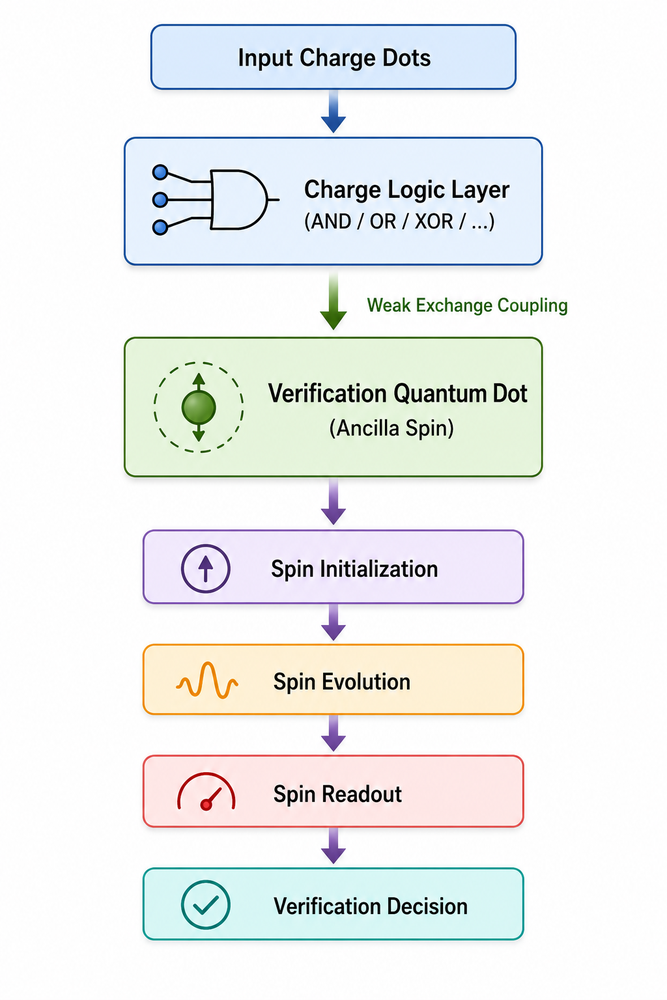
#> input picture codes+only SSVL/charts/1.png, 667 x 1000 px, shrunk from 1024 x 1536 before the run
$ python run_simulation.py --image '../codes+only SSVL/charts/1.png'
#> lines starting #> are read from the running program, lines starting #| are printed output that depends on the picture; after the words box and inside, x2 and y2 are one past the last pixel; in counts of white or black regions, pixels touching at a corner belong together
### codes+SSVL+IMAGE+proccessing/ssvl_image_processor.py

from dataclasses import dataclass
from pathlib import Path
import numpy as np
from PIL import Image
from scipy.ndimage import gaussian_filter
from skimage.metrics import structural_similarity
from scipy.stats import rankdata


class ImageDataset:
    # [11 lines left out: function phantom, not called in this run]

    @staticmethod
    def edges(image, threshold=None):
        return EdgeDetectionKernel.detect(image, threshold=threshold)

    @classmethod
    def load(cls, path=None, size=256, threshold=None):
        if path is None:
            image=cls.phantom(size)
        else:
            image=np.asarray(Image.open(path).convert('L'), dtype=np.float64)/255.0
            if image.shape[0] < 3 or image.shape[1] < 3: raise ValueError("image dimensions must be >= 3")
        truth=cls.edges(image, threshold)
        return image, truth


class EdgeDetectionKernel:
    @staticmethod
    def detect(image, threshold=None):
        a=np.asarray(image,dtype=float)
        gx=np.zeros_like(a); gy=np.zeros_like(a)
        gx[:,1:]=np.abs(a[:,1:]-a[:,:-1])
        gy[1:,:]=np.abs(a[1:,:]-a[:-1,:])
        if threshold is None:
            positive=np.r_[gx[gx>0],gy[gy>0]]
            t=max(0.06,float(np.quantile(positive,.65)) if positive.size else .06)
        else: t=float(threshold)
        ex=gx>=t; ey=gy>=t
        return np.logical_or(np.logical_xor(ex,ey), np.logical_and(ex,ey))


@dataclass
class QuantumDotSimulator:
    jitter: float = 0.10
    parameter_variance: float = 0.04
    bit_flip: float = 0.015

    def process(self, clean_edges, rng):
        """Stochastic charge readout: local threshold variation, missed/extra transitions."""
        truth=np.asarray(clean_edges,dtype=bool)
        h,w=truth.shape
        field=gaussian_filter(rng.normal(0,self.parameter_variance,(h,w)),sigma=2)
        p_fp=np.clip(self.bit_flip + self.jitter*.16 + np.maximum(field,0)*.2,0,.45)
        p_fn=np.clip(self.bit_flip + self.jitter*.55 + np.maximum(-field,0)*.2,0,.60)
        u=rng.random((h,w))
        return np.where(truth, u>=p_fn, u<p_fp), np.where(truth,1-p_fn,p_fp)


class SSVLVerifier:
    """Phenomenological auxiliary-spin verification and consensus error mitigation."""
    @staticmethod
    def fidelity(delta_t_over_t, rng, noise=0.015):
        d=np.asarray(delta_t_over_t,dtype=float)
        return np.clip(1.0-0.33*d*d+rng.normal(0,noise,size=d.shape),0,1)

    def verify(self, charge, confidence, rng, delta_t_over_t=.15, noise=.015):
        charge=np.asarray(charge,dtype=bool)
        delta=np.clip(rng.normal(delta_t_over_t,.045,charge.shape),0,1.5)
        fs=self.fidelity(delta,rng,noise)
        local=np.quantile(fs,.28)
        spin_vote=fs >= local
        support=gaussian_filter(spin_vote.astype(float),sigma=1.0)
        score=.58*np.asarray(confidence)+.42*support
        threshold=np.clip(.50 + .10*(1-fs),.48,.62)
        mitigated=(charge & (score>=threshold)) | ((~charge)&(support>.68)&(score>threshold+.08))
        return mitigated, np.clip(.55*confidence+.45*fs,0,1), fs


class MetricsEvaluator:
    @staticmethod
    def evaluate(truth, pred, score=None):
        t=np.asarray(truth,dtype=bool); p=np.asarray(pred,dtype=bool)
        tp=np.count_nonzero(t&p); tn=np.count_nonzero(~t&~p)
        fp=np.count_nonzero(~t&p); fn=np.count_nonzero(t&~p)
        fpr=fp/max(fp+tn,1); fnr=fn/max(fn+tp,1)
        mse=float(np.mean((t.astype(float)-p.astype(float))**2))
        psnr=float('inf') if mse==0 else float(10*np.log10(1/mse))
        ssim=float(structural_similarity(t.astype(float),p.astype(float),data_range=1.0))
        if score is None: score=p.astype(float)
        try:
            flat=t.ravel(); values=np.asarray(score).ravel(); npos=int(flat.sum()); nneg=len(flat)-npos
            auc=float((rankdata(values)[flat].sum()-npos*(npos+1)/2)/(npos*nneg)) if npos and nneg else float('nan')
        except Exception: auc=float('nan')
        return {'PSNR_dB':psnr,'SSIM':ssim,'FPR':float(fpr),'FNR':float(fnr),'AUC':auc,
                'TP':int(tp),'TN':int(tn),'FP':int(fp),'FN':int(fn)}

### codes+SSVL+IMAGE+proccessing/run_simulation.py
#!/usr/bin/env python3
import argparse, json, csv
from pathlib import Path
import numpy as np
import matplotlib.pyplot as plt
from ssvl_image_processor import ImageDataset, EdgeDetectionKernel, QuantumDotSimulator, SSVLVerifier, MetricsEvaluator


def main():
    ap=argparse.ArgumentParser(description=__doc__)
    ap.add_argument('--image', help='optional input image; omitted means geometric phantom')
    ap.add_argument('--size',type=int,default=256,help='phantom width/height (default: 256)')
    ap.add_argument('--output',default='results',help='output directory (default: results)')
    ap.add_argument('--seed',type=int,default=7)
    ap.add_argument('--jitter',type=float,default=.10,help='charge trajectory jitter (0..1)')
    ap.add_argument('--parameter-variance',type=float,default=.04)
    ap.add_argument('--bit-flip',type=float,default=.015)
    ap.add_argument('--delta-t-over-t',type=float,default=.15,help='nominal normalized trajectory deviation')
    ap.add_argument('--spin-noise',type=float,default=.015)
    ap.add_argument('--edge-threshold',type=float,default=None,help='absolute grayscale gradient threshold')
    args=ap.parse_args()
    if not 0<=args.jitter<=1 or not 0<=args.bit_flip<=1 or args.parameter_variance<0:
        ap.error('jitter and bit-flip must be in [0,1]; parameter-variance must be nonnegative')
    rng=np.random.default_rng(args.seed)
    image,truth=ImageDataset.load(args.image,args.size,args.edge_threshold)
#> in detect, `gy[1:,:]=np.abs(a[1:,:]-a[:-1,:])`:
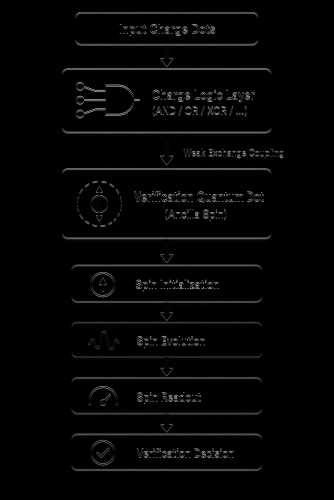
#> gy: shape (1000, 667) float64 (shown at 1/2 size); min 0, max 0.851, mean 0.0212
#> in detect, `t=max(0.06,float(np.quantile(positive,.65)) if positive.size else .06)`: t = 0.06
#> in detect, `ex = gx >= t`:
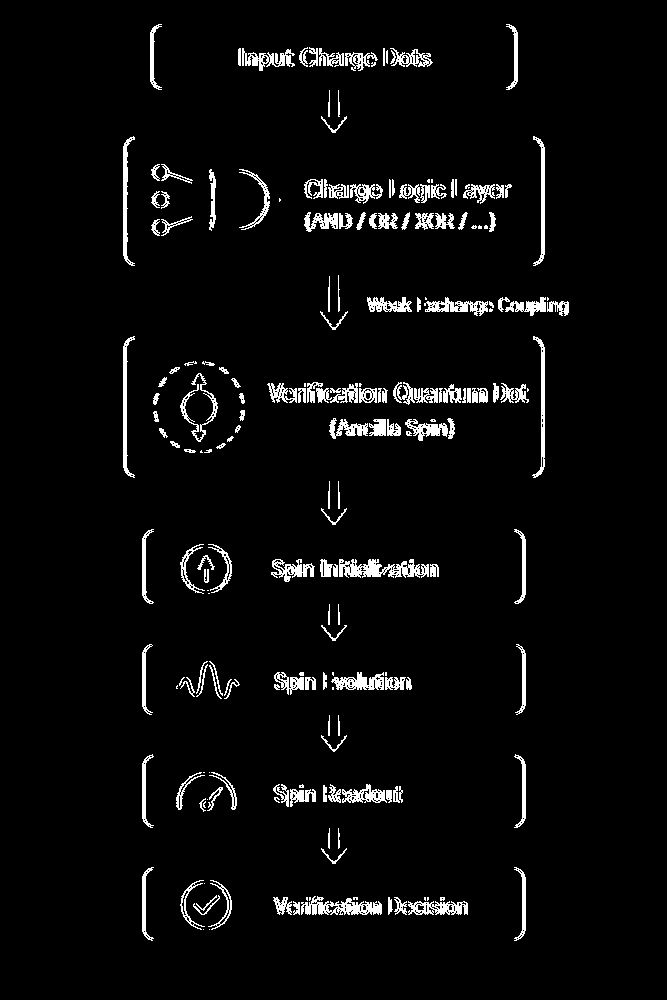
#> ex: shape (1000, 667) bool; 4.1% white; 207 white regions (40 under 20 px), largest, box (x1, y1, x2, y2) and area: (339, 559, 429, 578) 997, (301, 896, 382, 915) 839, (123, 336, 135, 478) 581
    clean=EdgeDetectionKernel.detect(image,args.edge_threshold)

    classical=clean.astype(float)
#> classical: shape (1000, 667) float64; values 0 (black) and 1 (white), 8.1% white; 73 white regions (2 under 20 px), largest, box (x1, y1, x2, y2) and area: (123, 136, 545, 267) 4546, (123, 336, 545, 479) 4516, (142, 529, 526, 642) 3722
    qd,qscore=QuantumDotSimulator(args.jitter,args.parameter_variance,args.bit_flip).process(clean,rng)
#> qd: shape (1000, 667) bool; 10.4% white in thin lines or dots
    mitigated,sscore,fs=SSVLVerifier().verify(qd,qscore,rng,args.delta_t_over_t,args.spin_noise)
#> in verify, `fs=self.fidelity(delta,rng,noise)`:
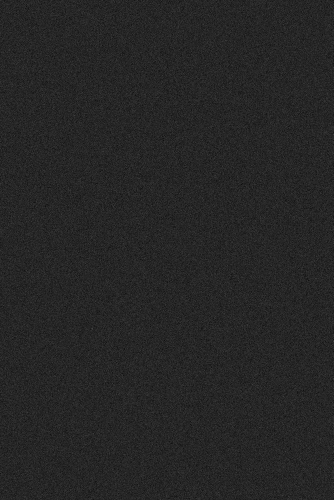
#> delta: shape (1000, 667) float64 (shown at 1/2 size); min 0, max 0.358, mean 0.15
#> in verify, `score=.58*np.asarray(confidence)+.42*support`:
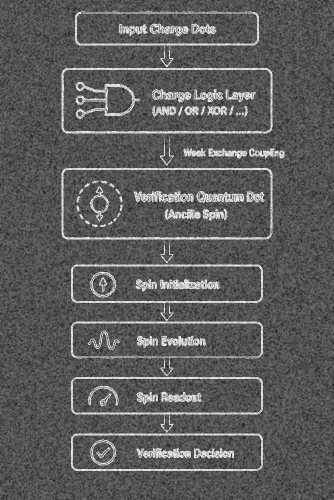
#> score: shape (1000, 667) float64 (shown at 1/2 size); min 0.0734, max 0.958, mean 0.363
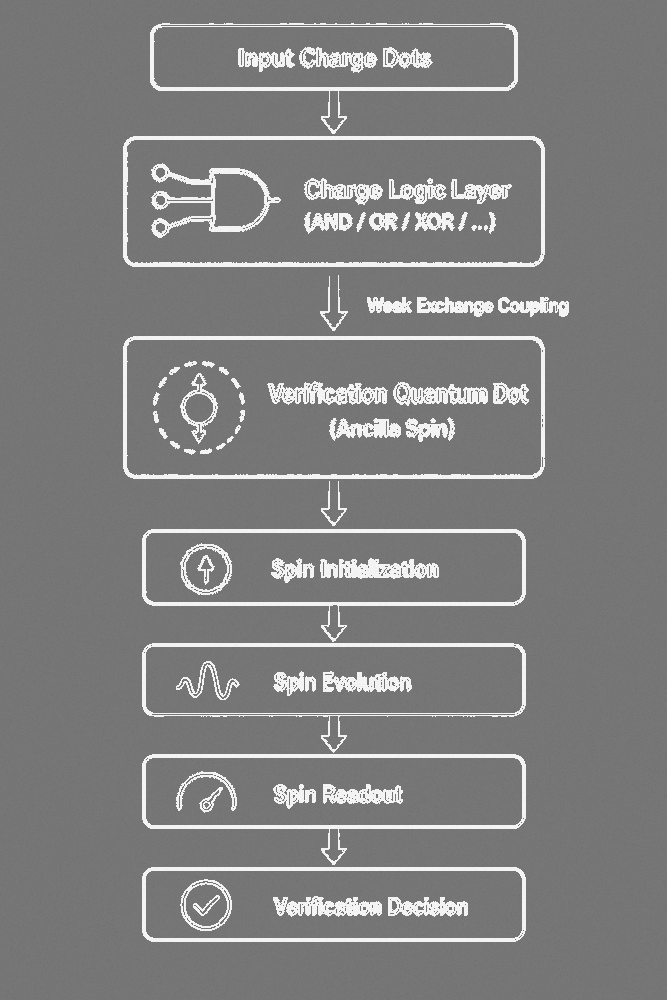
#> sscore: shape (1000, 667) float64; min 0.43, max 0.962, mean 0.502
    methods={'Classical CMOS':(clean,classical),'Charge-Only Quantum Dot':(qd,qscore),'SSVL-Enhanced Quantum Dot':(mitigated,sscore)}
    results={name:MetricsEvaluator.evaluate(truth,pred,score) for name,(pred,score) in methods.items()}
#> in evaluate, `tp = np.count_nonzero(t & p)`: tp = 54022
#> in evaluate, `tn = np.count_nonzero(~t & ~p)`: tn = 612978
#> in evaluate, `fp = np.count_nonzero(~t & p)`: fp = 0
#> in evaluate, `psnr=float('inf') if mse==0 else float(10*np.log10(1/mse))`: psnr = inf
#> in evaluate, `ssim=float(structural_similarity(t.astype(float),p.astype(float),data_..`: ssim = 1
#> in evaluate, `npos = int(flat.sum())`: npos = 54022
#> in evaluate, `nneg = len(flat) - npos`: nneg = 612978
#> in evaluate, `auc=float((rankdata(values)[flat].sum()-npos*(npos+1)/2)/(npos*nneg)) ..`: auc = 1
#> results = 3 items
    out=Path(args.output); out.mkdir(parents=True,exist_ok=True)
    with open(out/'metrics.json','w',encoding='utf-8') as f: json.dump(results,f,indent=2,ensure_ascii=False,allow_nan=True)
    with open(out/'metrics.csv','w',newline='',encoding='utf-8') as f:
        writer=csv.DictWriter(f,fieldnames=['method']+list(next(iter(results.values())).keys())); writer.writeheader()
        for name,row in results.items(): writer.writerow({'method':name,**row})
#> this loop made 3 passes
#> name on passes 1 to 3: 'Classical CMOS', 'Charge-Only Quantum Dot', 'SSVL-Enhanced Quantum Dot'
    fig,axes=plt.subplots(1,4,figsize=(14,4))
    axes[0].imshow(image,cmap='gray',vmin=0,vmax=1); axes[0].set_title('Input')
    axes[1].imshow(truth,cmap='gray'); axes[1].set_title('Reference edges')
    for ax,(name,(pred,_)) in zip(axes[2:],list(methods.items())[1:]):
        ax.imshow(pred,cmap='gray'); ax.set_title(name.replace(' ','\n'))
#> this loop made 2 passes
    for ax in axes: ax.axis('off')
    fig.tight_layout(); fig.savefig(out/'comparison.png',dpi=160); plt.close(fig)
    # Fidelity summary for inspecting the auxiliary-spin model.
    with open(out/'ssvl_summary.json','w',encoding='utf-8') as f:
        json.dump({'mean_spin_fidelity':float(np.mean(fs)),'delta_t_over_t_nominal':args.delta_t_over_t,
                   'formula':'F_S = clip(1 - 0.33*(deltaT/T)^2 + Gaussian noise, 0, 1)',
                   'seed':args.seed},f,indent=2)
    print(json.dumps(results,indent=2,allow_nan=True)); print('Saved results to',out.resolve())
#> (printed output is left out)
if __name__=='__main__': main()

$ run again, on codes+only SSVL/charts/3.png
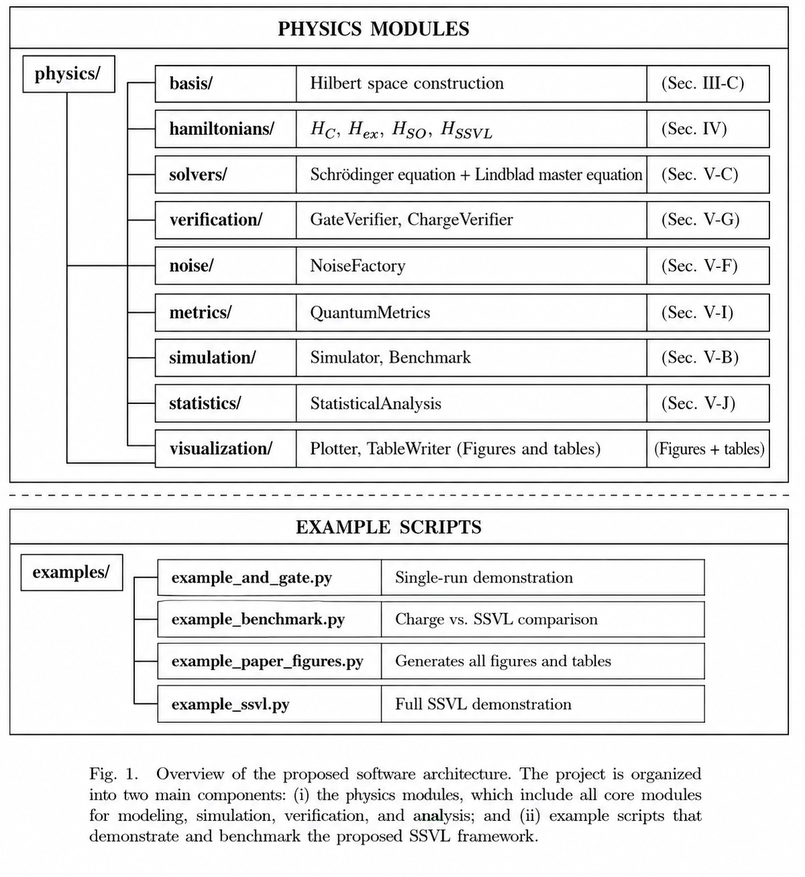
#> input picture codes+only SSVL/charts/3.png, 805 x 877 px, shrunk from 1201 x 1309 before the run
#> t = 0.06
#> in detect, `ex = gx >= t`:
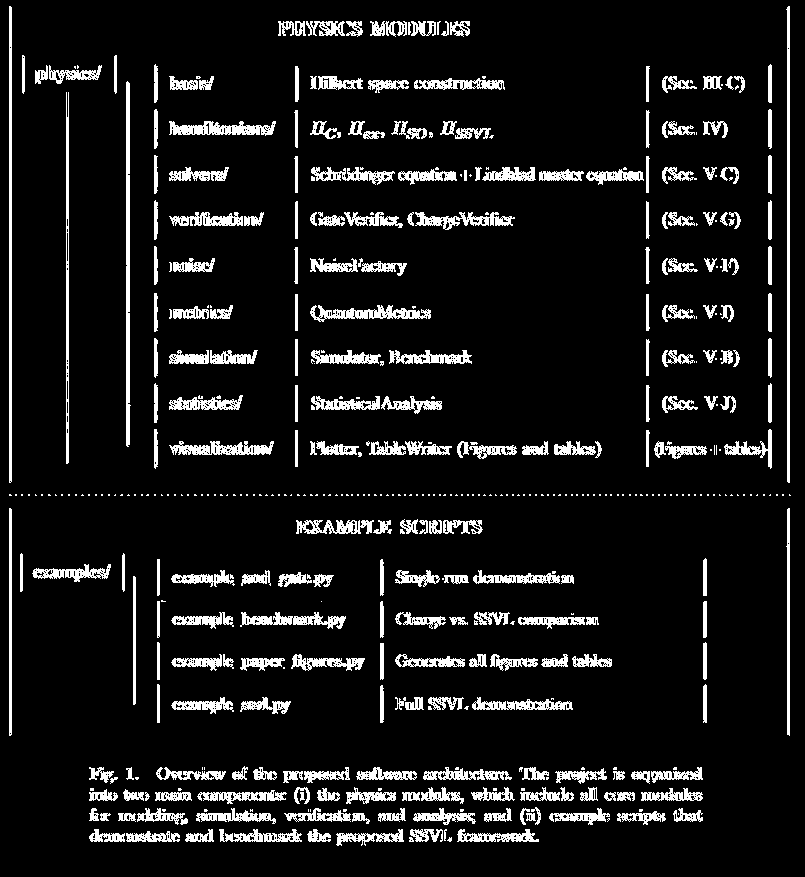
#> ex: shape (877, 805) bool; 9.4% white; 480 white regions (225 under 20 px), largest, box (x1, y1, x2, y2) and area: (126, 81, 131, 447) 1450, (786, 6, 790, 483) 1429, (9, 6, 12, 483) 1427
#> ey: shape (877, 805) bool; 16.4% white; 758 white regions (255 under 20 px), largest, box (x1, y1, x2, y2) and area: (9, 732, 789, 737) 3117, (10, 46, 788, 51) 3113, (9, 480, 789, 485) 3023
#> classical: shape (877, 805) float64; values 0 (black) and 1 (white), 21.2% white; 218 white regions (11 under 20 px), largest, box (x1, y1, x2, y2) and area: (22, 55, 772, 470) 46159, (133, 558, 707, 724) 16131, (9, 6, 790, 485) 11304
#> qd: shape (877, 805) bool; 22.2% white; 13440 white regions (13209 under 20 px), largest, box (x1, y1, x2, y2) and area: (21, 54, 774, 472) 42533, (132, 556, 708, 725) 14129, (7, 5, 792, 487) 10740
#> mitigated: shape (877, 805) bool; 20.7% white; 252 white regions (29 under 20 px), largest, box (x1, y1, x2, y2) and area: (22, 55, 772, 470) 44288, (133, 558, 707, 724) 15435, (9, 6, 790, 485) 11036
#> in main, `mitigated,sscore,fs=SSVLVerifier().verify(qd,qscore,rng,args.delta_t_o..`:
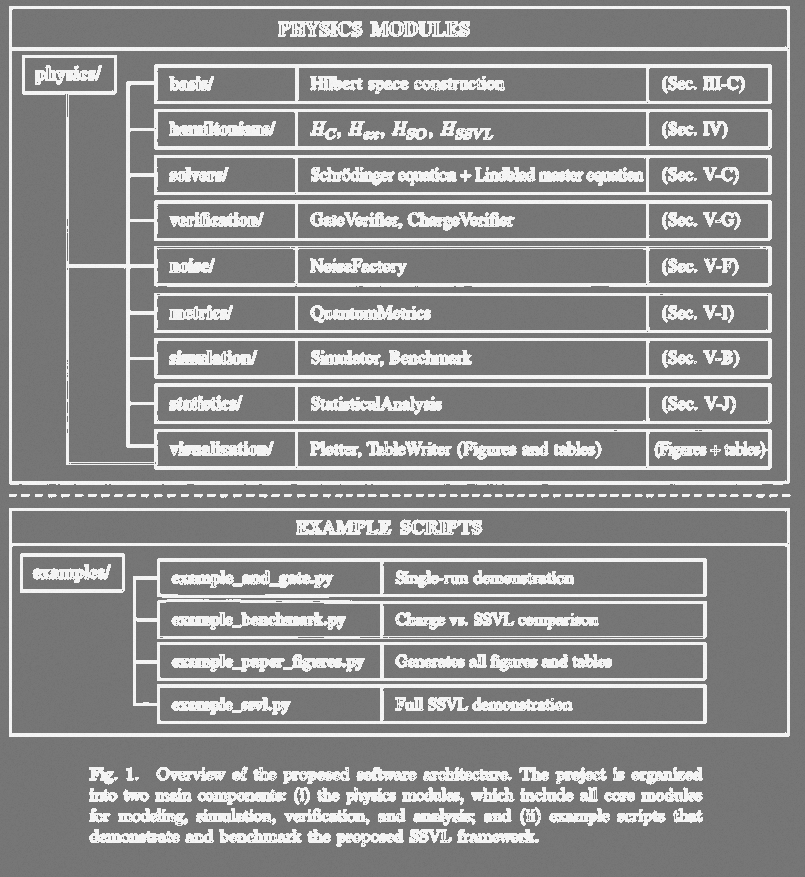
#> sscore: shape (877, 805) float64; min 0.43, max 0.962, mean 0.567
#> tp = 149979
#> tn = 556006
#> fp = 0
#> psnr = inf
#> ssim = 1
#> npos = 149979
#> nneg = 556006
#> auc = 1
#> results = 3 items
#> the loop in main, `for name,row in results.items(): writer.writerow({'method':name,**row})` made 3 passes
#> name on passes 1 to 3: 'Classical CMOS', 'Charge-Only Quantum Dot', 'SSVL-Enhanced Quantum Dot'
#> the loop in main, `for ax,(name,(pred,_)) in zip(axes[2:],list(methods.items())[1:]):` made 2 passes
#> (printed output is left out)
